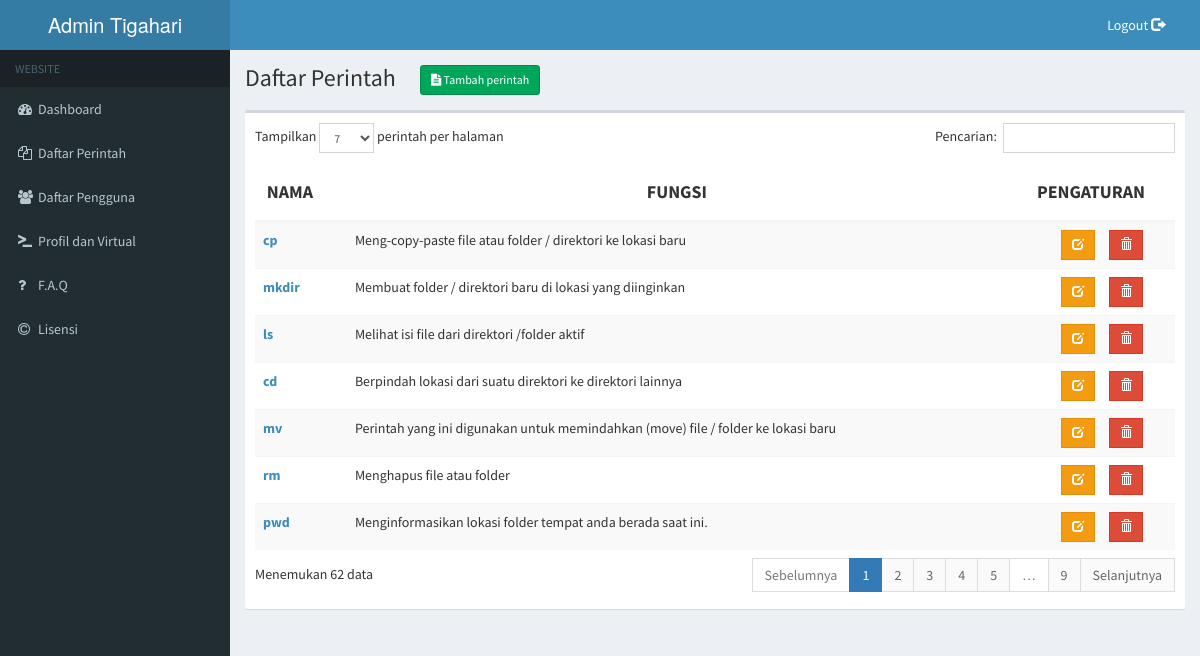
Page /index.php/command/read on the committed database.
### tables this page shows
CREATE TABLE `command` (
  `id` int(11) NOT NULL AUTO_INCREMENT,
  `name` varchar(30) DEFAULT NULL,
  `use` varchar(10000) DEFAULT NULL,
  `desc` varchar(255) DEFAULT NULL,
  `opt` varchar(10000) DEFAULT NULL,
  `example` varchar(50) NOT NULL,
  PRIMARY KEY (`id`)
);

### application/controllers/Command.php (called while the page is built, shortened)
<?php
class Command extends CI_Controller {
	public function __construct() {
		$this->load->model('Mcommand');
	}
	function read() {
		$data['result_array']=$this->Mcommand->read('command')->result();
		$this->load->view('admin/command/read',$data);
	}
}

### index.php (called while the page is built, shortened)
<?php
require_once BASEPATH.'core/CodeIgniter.php';

### application/models/Mcommand.php (called while the page is built, shortened)
<?php
class Mcommand extends CI_Model{
	function read() {
		$query = $this->db->get('command');
		return $query;
	}
}

### application/views/admin/command/read.php (the view, shortened to what this page needs)
<?php
echo form_open('command/do_update_command');
?>
<section class="content-header">
  <h1>Daftar Perintah  &nbsp &nbsp
    <a style="margin-right:5px" class="btn btn-success btn-sm" title="Tambah perintah" data-toggle="modal" data-target="#modalcreatecommand">
      <i class="fa fa-file-text"></i> Tambah perintah
    </a>
</h1>
</section>
<section class="content">
  <div class="row">
    <div class="col-md-12">
      <div class="box">
        <div class="box-body">
          <table id="table_command" class="table table-striped table-hover">
            <thead>
              <tr>
                <th><h4><b><center>NAMA</center></b></h4></th>
                <th><h4><b><center>FUNGSI</center></b></h4></th>
                <th><h4><b><center>PENGATURAN</center></b></h4></th>
              </tr>
            </thead>
            <tbody>
              <?php foreach($result_array as $row) { ?>
                <tr>
                  <td>
                    <b>
                      <a href data-toggle="modal" title="Detail" onclick="showModalDetailCommand(this)"
                      data-id="<?php echo $row->id?>"
                      data-use="<?php echo $row->use?>"
                      data-example="<?php echo $row->example?>"
                      data-opt="<?php echo $row->opt?>">
                      <?php echo $row->name;?></a></b>
                  </td>
                  <td>
                    <?php echo $row->desc;?>
                  </td>
                  <td><center>
                    <a class="btn btn-warning btn-sm btn-flat" title="Update" title="Ubah" onclick="showModalUpdateCommand(this)"
                      data-id="<?php echo $row->id?>"
                      data-name="<?php echo $row->name?>"
                      data-use="<?php echo $row->use?>"
                      data-desc="<?php echo $row->desc?>"
                      data-opt="<?php echo $row->opt?>"
                      data-example="<?php echo $row->example?>">
                    <span class="glyphicon glyphicon-edit"></span></a>
                    <a data-href="<?php echo base_url('command/delete/'.$row->id);?>" data-toggle="modal" data-target="#confirm-delete" class="btn btn-danger btn-sm btn-flat" title="Hapus">
                    <span class="glyphicon glyphicon-trash"></span></a></center>
                  </td>
                </tr>
              <?php }?>
            </tbody>
          </table>
        </div>
      </div>
    </div>
  </div>
</section>

### rows in the picture
command: name "cp", desc "Meng-copy-paste file atau folder / direktori ke lokasi baru"
command: name "mkdir", desc "Membuat folder / direktori baru di lokasi yang diinginkan"
command: name "ls", desc "Melihat isi file dari direktori /folder aktif"
command: name "cd", desc "Berpindah lokasi dari suatu direktori ke direktori lainnya"
command: name "mv", desc "Perintah yang ini digunakan untuk memindahkan (move) file / folder ke lokasi baru"
command: name "rm", desc "Menghapus file atau folder"
command: name "pwd", desc "Menginformasikan lokasi folder tempat anda berada saat ini."
